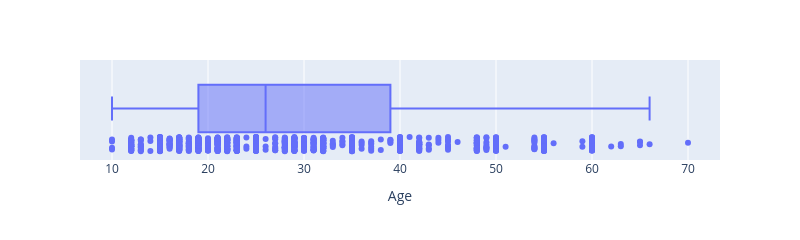

Here is the notebook cell this chart was saved with:
### Code cell
fig = px.box(df, x="Age", points='all',width=800, height=200)
fig.show()

### Figure 1 — Plotly figure (JSON) as saved in the notebook; plotly's stock layout.template omitted (floating-point values rounded to 4 significant figures; data arrays with more than 128 entries replaced by an {"elided": "..."} marker saying what was removed)
{"data": [{"alignmentgroup": "True", "boxpoints": "all", "hovertemplate": "Age=%{x}<extra></extra>", "legendgroup": "", "marker": {"color": "#636efa"}, "name": "", "notched": false, "offsetgroup": "", "orientation": "h", "showlegend": false, "type": "box", "x": {"elided": "1014 int values"}, "x0": " ", "xaxis": "x", "y0": " ", "yaxis": "y"}], "layout": {"boxmode": "group", "height": 200, "legend": {"tracegroupgap": 0}, "margin": {"t": 60}, "width": 800, "xaxis": {"anchor": "y", "domain": [0, 1], "title": {"text": "Age"}}, "yaxis": {"anchor": "x", "domain": [0, 1]}}}
